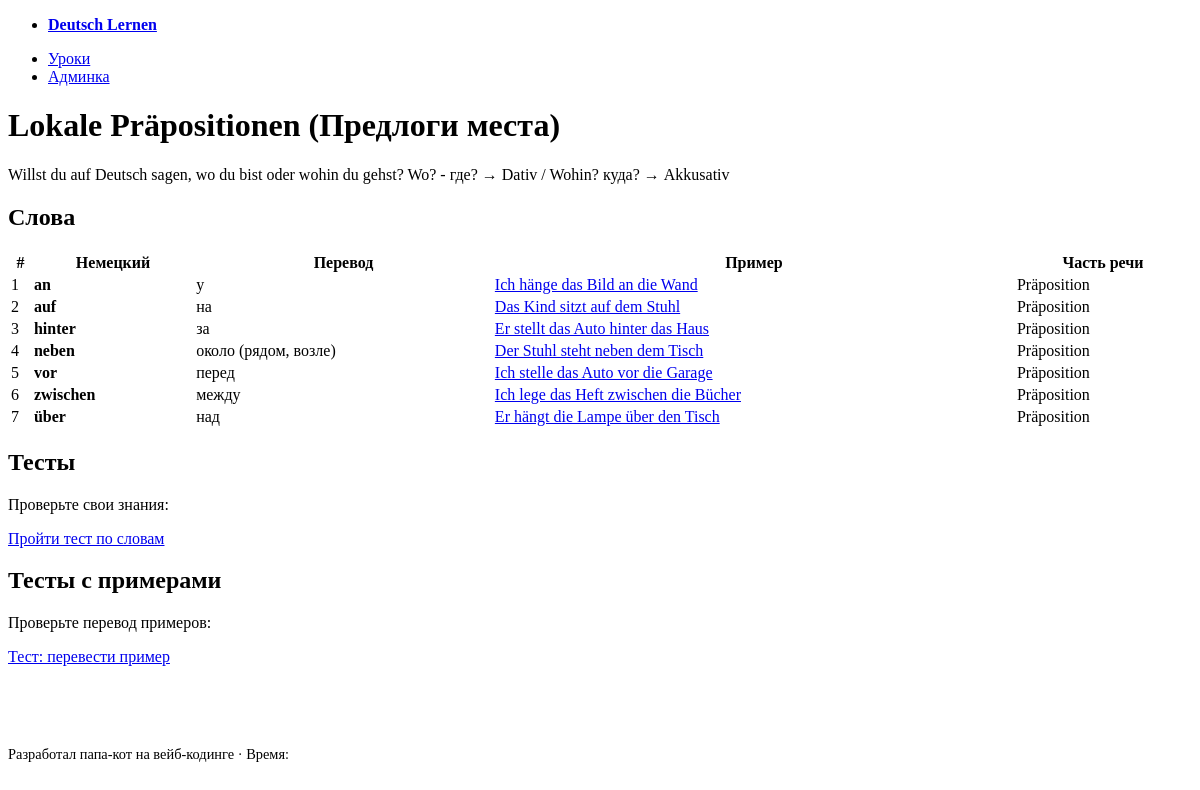
The app's page /lessons/lokale-prapositionen-predlogi-mesta/ with its own data.
### courses/models.py (models this page shows, shortened)
class Lesson(models.Model):
    title = models.CharField("Название урока", max_length=150)
    slug = models.SlugField(
        "Слаг", max_length=160, unique=True, blank=True,
        help_text="Автоматически генерируется из названия, если не указать вручную."
    )
    description = models.TextField("Краткое описание", blank=True)
    TEMPLATE_CHOICES = [
        ("lesson_table.html", "С таблицей"),
        ("lesson_text.html", "Только текст"),
        ("lesson_custom.html", "Кастомный шаблон"),
    ]
    template_name = models.CharField(
        "Шаблон",
        max_length=100,
        choices=TEMPLATE_CHOICES,
        default="lesson_text.html"
    )
    published = models.BooleanField("Опубликован", default=True)
    created_at = models.DateTimeField("Дата создания", auto_now_add=True)
    class Meta:
        ordering = ["-created_at"]  # последние уроки первыми
        verbose_name = "Урок"
        verbose_name_plural = "Уроки"

class Word(models.Model):
    lesson = models.ForeignKey(
        Lesson, on_delete=models.CASCADE,
        related_name="words",
        verbose_name="Урок"
    )
    german = models.CharField("Немецкое слово", max_length=120)
    translation = models.CharField("Перевод", max_length=200)
    part_of_speech = models.CharField("Часть речи", max_length=50, blank=True)
    example = models.CharField("Пример", max_length=250, blank=True)
    example_translation = models.CharField("Перевод примера", max_length=250, blank=True)
    transcription = models.CharField("Транскрипция", max_length=250, blank=True)
    class Meta:
        ordering = ["german"]  # сортировка по алфавиту немецких слов
        verbose_name = "Слово"
        verbose_name_plural = "Слова"

### courses/views.py (the view)
# urls.py: path("lessons/<slug:slug>/", views.lesson_detail, name="lesson_detail"),
def lesson_detail(request, slug):
    lesson = get_object_or_404(Lesson, slug=slug, published=True)
    return render(request, f"courses/{lesson.template_name}", {"lesson": lesson})

### courses/templates/courses/lesson_table.html (shortened to what this page needs)
{% extends "base.html" %}
{% block content %}
  <h1>{{ lesson.title }}</h1>
  {% if lesson.description %}
    <p>{{ lesson.description }}</p>
  {% endif %}
  <h2>Слова</h2>
  <table>
    <thead>
      <tr>
        <th>#</th>
        <th>Немецкий</th>
        <th>Перевод</th>
        <th>Пример</th>
        <th>Часть речи</th>
      </tr>
    </thead>
    <tbody>
      {% for w in lesson.words.all %}
        <tr>
          <td>{{ forloop.counter }}</td>
          <td><strong>{{ w.german }}</strong></td>
          <td>{{ w.translation }}</td>
          <td>
            {% if w.example %}
              <a href="#"
                 onclick="showModal('{{ w.example|escapejs }}', '{{ w.transcription|escapejs }}', '{{ w.example_translation|escapejs }}'); return false;">
                {{ w.example }}
              </a>
            {% else %}
              —
            {% endif %}
          </td>
          <td>{{ w.part_of_speech|default:"—" }}</td>
        </tr>
      {% empty %}
        <tr><td colspan="6">Слова ещё не добавлены.</td></tr>
      {% endfor %}
    </tbody>
  </table>
  <div id="lesson_quiz" class="lesson-quiz">
    <h2>Тесты</h2>
    <p>Проверьте свои знания:</p>
    <a href="{% url 'courses:lesson_quiz' slug=lesson.slug %}">Пройти тест по словам</a>
  </div>
  <div id="lesson_example_quiz" class="lesson-example-quiz">
    <h2>Тесты с примерами</h2>
    <p>Проверьте перевод примеров:</p>
    <a href="{% url 'courses:lesson_example_quiz' slug=lesson.slug %}">Тест: перевести пример</a>
  </div>
{% endblock %}

### static/styles.css (style rules this page uses)
table { width: 100%; }
td, th { vertical-align: top; }

### records on screen
Lesson: title "Lokale Präpositionen (Предлоги места)", description "Willst du auf Deutsch sagen, wo du bist oder wohin du gehst? Wo? - где? → Dativ / Wohin? куда? → Akkusativ"
Word: german "an", translation "у", example "Ich hänge das Bild an die Wand", part_of_speech "Präposition"
Word: german "auf", translation "на", example "Das Kind sitzt auf dem Stuhl", part_of_speech "Präposition"
Word: german "hinter", translation "за", example "Er stellt das Auto hinter das Haus", part_of_speech "Präposition"
Word: german "neben", translation "около (рядом, возле)", example "Der Stuhl steht neben dem Tisch", part_of_speech "Präposition"
Word: german "vor", translation "перед", example "Ich stelle das Auto vor die Garage", part_of_speech "Präposition"
Word: german "zwischen", translation "между", example "Ich lege das Heft zwischen die Bücher", part_of_speech "Präposition"
Word: german "über", translation "над", example "Er hängt die Lampe über den Tisch", part_of_speech "Präposition"
